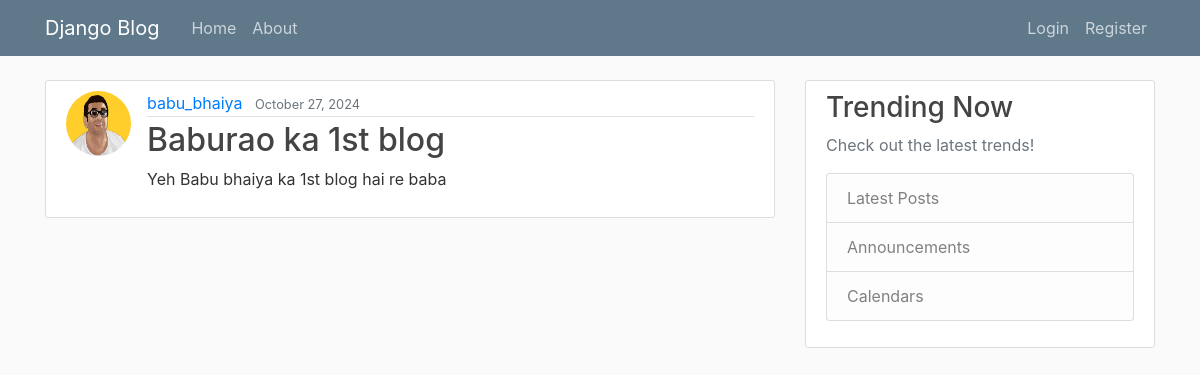
Before: /post/2/ with the older database file.
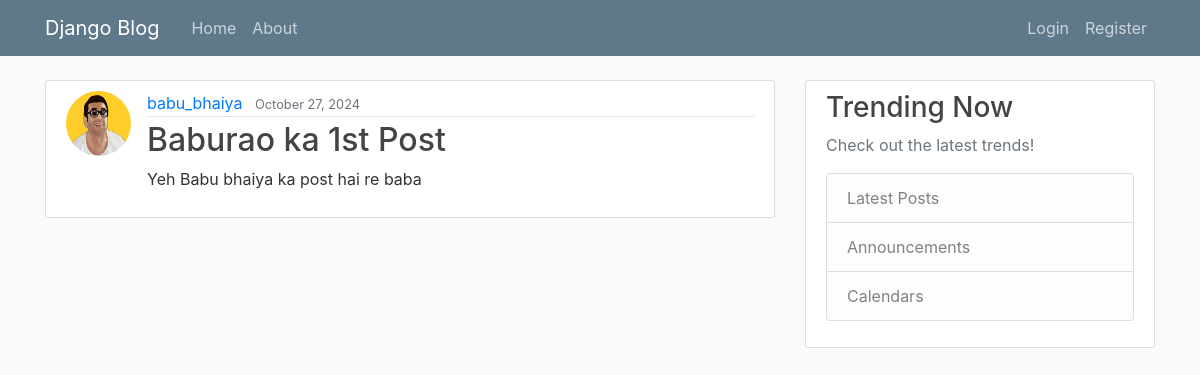
After: the same page with the newer database file.
### blog/models.py (models this page shows, shortened)
class Post(models.Model):
    title = models.CharField(max_length=100)
    content = models.TextField()
    date_posted = models.DateTimeField(default=timezone.now)
    author = models.ForeignKey(User, on_delete=models.CASCADE)

### users/models.py (models this page shows, shortened)
class Profile(models.Model):
    user = models.OneToOneField(User, on_delete=models.CASCADE)
    image = models.ImageField(default='default.jpg', upload_to='profile_pics')

### blog/views.py (the view)
# urls.py: path('post/<int:pk>/', PostDetailView.as_view(), name='post-detail'),
class PostDetailView(DetailView):
    model = Post

### blog/templates/blog/post_detail.html (shortened to what this page needs)
{% extends "blog/base.html" %}
{% block content %}
  <article class="media content-section">
    <img class="rounded-circle article-img" src="{{ object.author.profile.image.url }}">
    <div class="media-body">
      <div class="article-metadata">
        <a class="mr-2" href="{% url 'user-posts' object.author.username %}">{{ object.author }}</a>
        <small class="text-muted">{{ object.date_posted|date:"F d, Y" }}</small>
      </div>
      <h2 class="article-title">{{ object.title }}</h2>
      <p class="article-content">{{ object.content }}</p>
    </div>
  </article>
{% endblock content %}s

Changed rows visible on the page:
changed Post "babu_bhaiya": title "Baburao ka 1st blog" → "Baburao ka 1st Post"; content "Yeh Babu bhaiya ka 1st blog hai re baba" → "Yeh Babu bhaiya ka post hai re baba"
